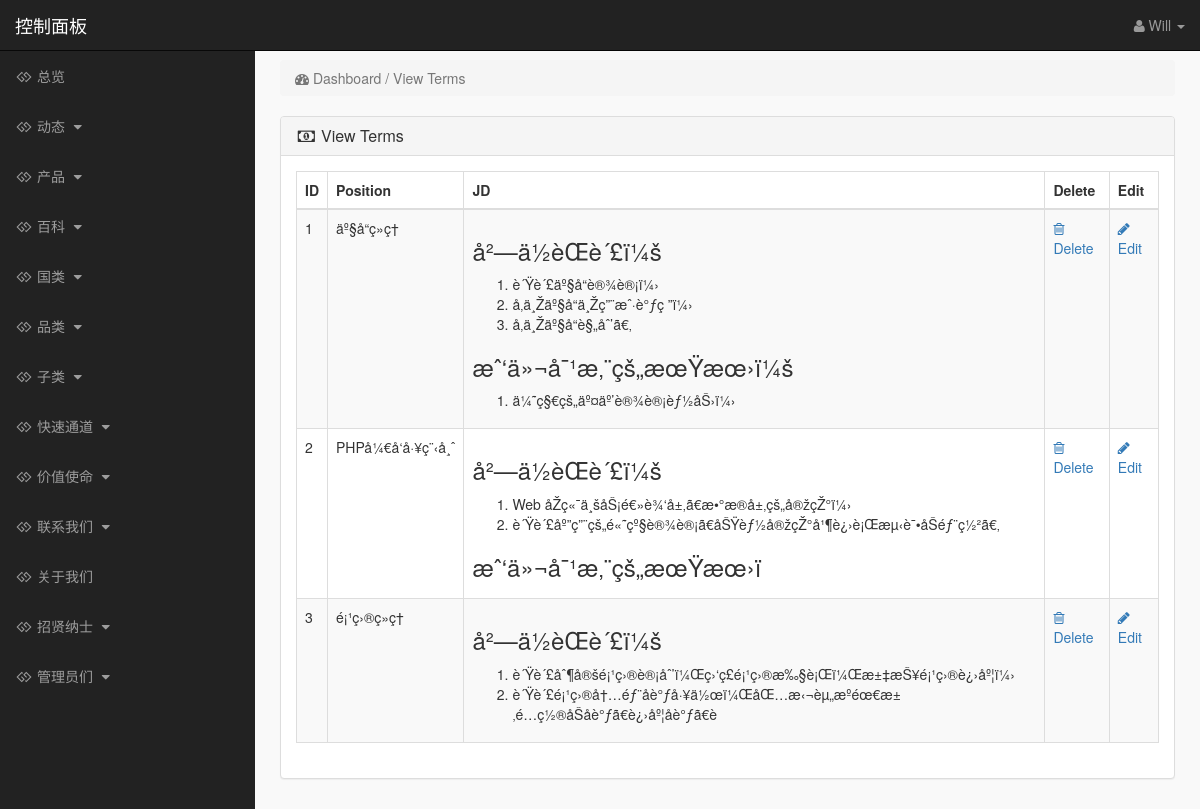
Page /admin_area/index.php?view_terms (signed in) on the committed database.
### tables this page shows
CREATE TABLE `terms` (
  `term_id` int(10) NOT NULL,
  `term_title` varchar(100) NOT NULL,
  `term_link` varchar(100) NOT NULL,
  `term_desc` text NOT NULL
);

### admin_area/view_terms.php (the view)
<?php
if (!isset($_SESSION['admin_email'])) {
    echo "<script>window.open('login.php','_self')</script>";
} else {
    ?>
    <div class="row">
        <div class="col-lg-12">
            <ol class="breadcrumb">
                <li class="active">
                    <i class="fa fa-dashboard"></i> Dashboard / View Terms
                </li>
            </ol>
        </div>
    </div>
    <div class="row">
        <div class="col-lg-12">
            <div class="panel panel-default">
                <div class="panel-heading">
                    <h3 class="panel-title">
                        <i class="fa fa-money fa-fw"></i> View Terms
                    </h3>
                </div>
                <div class="panel-body">
                    <div class="table-responsive">
                        <table class="table table-bordered table-hover table-striped">
                            <thead>
                            <tr>
                                <th>ID</th>
                                <th>Position</th>
                                <th>JD</th>
                                <th>Delete</th>
                                <th>Edit</th>
                            </tr>
                            </thead>
                            <tbody>
                            <?php
                            $i = 0;
                            $get_terms = "select * from terms";
                            $run_terms = mysqli_query($con, $get_terms);
                            while ($row_terms = mysqli_fetch_array($run_terms)) {
                                $term_id = $row_terms['term_id'];
                                $term_title = $row_terms['term_title'];
                                $term_desc = substr($row_terms['term_desc'], 0, 400);
                                $i++;
                                ?>
                                <tr>
                                    <td><?php echo $i; ?></td>
                                    <td><?php echo $term_title; ?></td>
                                    <td><?php echo $term_desc; ?></td>
                                    <td>
                                        <a href="index.php?delete_term=<?php echo $term_id; ?>" class="pull-left">
                                            <i class="fa fa-trash-o"></i> Delete
                                        </a>
                                    </td>
                                    <td>
                                        <a href="index.php?edit_term=<?php echo $term_id; ?>" class="pull-right">
                                            <i class="fa fa-pencil"></i> Edit
                                        </a>
                                    </td>
                                </tr>
                            <?php } ?>
                            </tbody>
                        </table>
                    </div>
                </div>
            </div>
        </div>
    </div>
<?php } ?>

### admin_area/includes/sidebar.php (shortened to what this page needs)
<?php
if (!isset($_SESSION['admin_email'])) {
    echo "<script>window.open('login.php','_self')</script>";
} else {
    ?>
    <nav class="navbar navbar-inverse navbar-fixed-top">
        <div class="navbar-header">
            <a class="navbar-brand" href="index.php?dashboard">控制面板</a>
        </div>
        <ul class="nav navbar-right top-nav">
            <li class="dropdown">
                <a href="#" class="dropdown-toggle" data-toggle="dropdown">
                    <i class="fa fa-user"></i>
                    <?php echo $admin_name; ?> <b class="caret"></b>
                </a>
            </li>
        </ul>
        <div class="collapse navbar-collapse navbar-ex1-collapse">
            <ul class="nav navbar-nav side-nav">
                <li>
                    <a href="index.php?dashboard">
                        <i class="fa fa-fw fa-gg"></i> 总览
                    </a>
                </li>
                <li>
                    <a href="#" data-toggle="collapse" data-target="#posts">
                        <i class="fa fa-fw fa-gg"></i> 动态
                        <i class="fa fa-fw fa-caret-down"></i>
                    </a>
                </li>
                <li>
                    <a href="#" data-toggle="collapse" data-target="#products">
                        <i class="fa fa-fw fa-gg"></i> 产品
                        <i class="fa fa-fw fa-caret-down"></i>
                    </a>
                </li>
                <li>
                    <a href="#" data-toggle="collapse" data-target="#wiki">
                        <i class="fa fa-fw fa-gg"></i> 百科
                        <i class="fa fa-fw fa-caret-down"></i>
                    </a>
                </li>
                <li>
                    <a href="#" data-toggle="collapse" data-target="#manufacturers">
                        <i class="fa fa-fw fa-gg"></i> 国类
                        <i class="fa fa-fw fa-caret-down"></i>
                    </a>
                </li>
                <li>
                    <a href="#" data-toggle="collapse" data-target="#p_cat">
                        <i class="fa fa-fw fa-gg"></i> 品类
                        <i class="fa fa-fw fa-caret-down"></i>
                    </a>
                </li>
                <li>
                    <a href="#" data-toggle="collapse" data-target="#cat">
                        <i class="fa fa-fw fa-gg"></i> 子类
                        <i class="fa fa-fw fa-caret-down"></i>
                    </a>
                </li>
                <li>
                    <a href="#" data-toggle="collapse" data-target="#express_entry">
                        <i class="fa fa-fw fa-gg"></i> 快速通道
                        <i class="fa fa-fw fa-caret-down"></i>
                    </a>
                </li>
                <li>
                    <a href="#" data-toggle="collapse" data-target="#services">
                        <i class="fa fa-fw fa-gg"></i> 价值使命
                        <i class="fa fa-fw fa-caret-down"></i>
                    </a>
                </li>
                <li>
                    <a href="#" data-toggle="collapse" data-target="#contact_us">
                        <i class="fa fa-fw fa-gg"> </i> 联系我们
                        <i class="fa fa-fw fa-caret-down"></i>
                    </a>
                </li>
                <li>
                    <a href="index.php?edit_about_us">
                        <i class="fa fa-fw fa-gg"></i> 关于我们
                    </a>
                </li>
                <li>
                    <a href="#" data-toggle="collapse" data-target="#terms">
                        <i class="fa fa-fw fa-gg"></i> 招贤纳士
                        <i class="fa fa-fw fa-caret-down"></i>
                    </a>
                </li>
                <li>
                    <a href="#" data-toggle="collapse" data-target="#users">
                        <i class="fa fa-fw fa-gg"></i> 管理员们
                        <i class="fa fa-fw fa-caret-down"></i>
                    </a>
                </li>
            </ul>
        </div>
    </nav>
<?php } ?>

### admin_area/css/style.css (style rules this page uses)
body { margin-top:100px; }
@media (min-width: 768px) { body { margin-top:50px; } }
.top-nav { padding:0 15px; }
.top-nav>li { display:inline-block; float:left; }
.top-nav>li>a { padding-top:15px; padding-bottom:15px; line-height:20px; color:#999; }
@media (min-width: 768px) { .side-nav { position:fixed; top:51px; width:255px; border-radius:0; overflow-y:auto; background-color: #222; bottom:0; overflow-x:hidden; padding-bottom:40px; } }
@media (min-width: 768px) { .side-nav>li>a { width:255px; } }
.panel-body { border-radius:5px; }

### rows in the picture
terms: term_title "äº§å“ç»ç†", term_desc "å²—ä½èŒè´£ï¼š è´Ÿè´£äº§å“è®¾è®¡ï¼› å‚ä¸Žäº§å“ä¸Žç”¨æˆ·è°ƒç ”ï¼› å‚ä¸Žäº§å“è§„åˆ’ã€‚ æˆ‘ä»¬å¯¹æ‚¨çš„æœŸæœ›ï¼š ä¼˜ç§€çš„äº¤äº’è®¾è®¡èƒ½åŠ›ï¼›"
terms: term_title "PHPå¼€å‘å·¥ç¨‹å¸ˆ", term_desc "å²—ä½èŒè´£ï¼š Web åŽç«¯ä¸šåŠ¡é€»è¾‘å±‚ã€æ•°æ®å±‚çš„å®žçŽ°ï¼› è´Ÿè´£åº”ç”¨çš„é«˜çº§è®¾è®¡ã€åŠŸèƒ½å®žçŽ°å¹¶è¿›è¡Œæµ‹è¯•åŠéƒ¨ç½²ã€‚ æˆ‘ä»¬å¯¹æ‚¨çš„æœŸæœ›ï"
terms: term_title "é¡¹ç›®ç»ç†", term_desc "å²—ä½èŒè´£ï¼š è´Ÿè´£åˆ¶å®šé¡¹ç›®è®¡åˆ’ï¼Œç›‘ç£é¡¹ç›®æ‰§è¡Œï¼Œæ±‡æŠ¥é¡¹ç›®è¿›åº¦ï¼› è´Ÿè´£é¡¹ç›®å†…éƒ¨åè°ƒå·¥ä½œï¼ŒåŒ…æ‹¬èµ„æºéœ€æ±‚é…ç½®åŠåè°ƒã€è¿›åº¦åè°ƒã€è"

### other values in the picture
$admin_name "Will"
